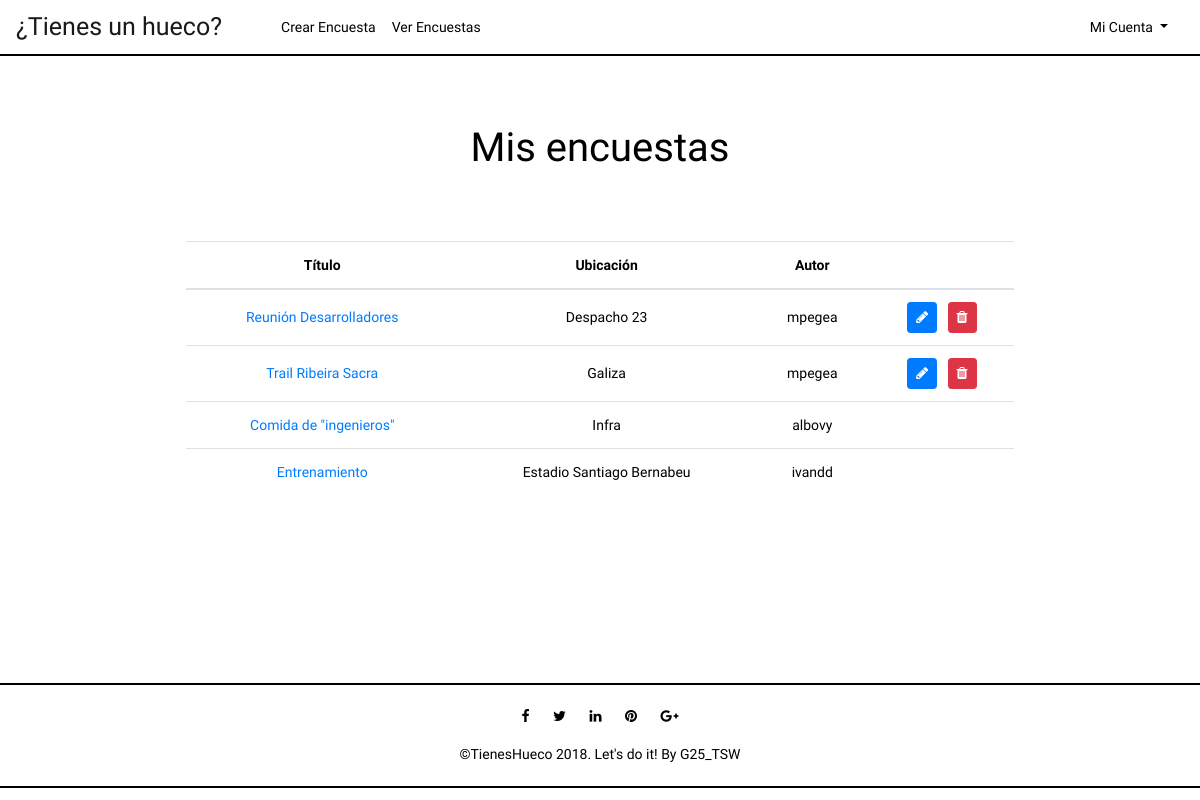
The app's page /index.php?controller=polls&action=index (signed in), older data.
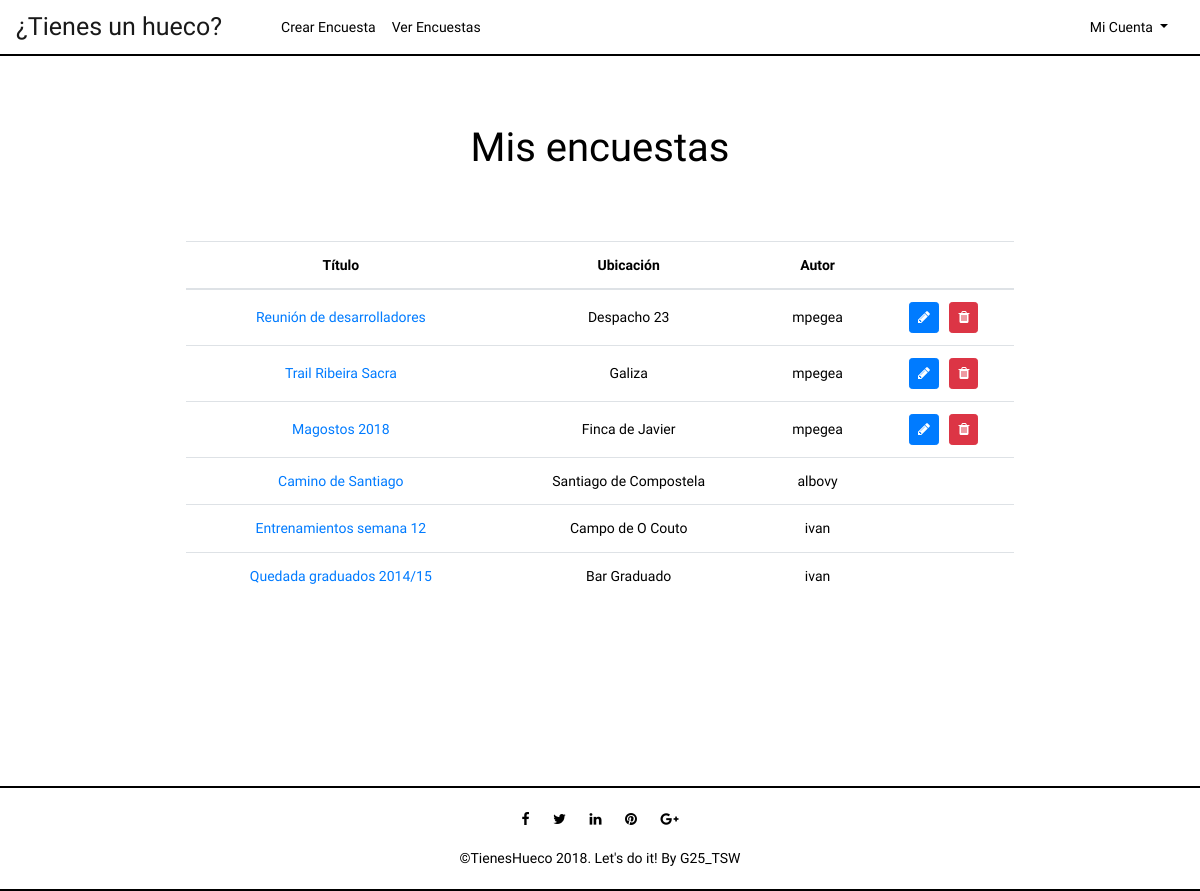
The same page, newer data.
### tables this page shows
CREATE TABLE IF NOT EXISTS POLL(
  id int AUTO_INCREMENT NOT NULL ,
  title varchar(225) NOT NULL,
  ubication varchar(225),
  author varchar(25) NOT NULL,
  link varchar(125) UNIQUE NOT NULL,
  PRIMARY KEY(id),
  FOREIGN KEY (author) REFERENCES USER (username) ON UPDATE CASCADE ON DELETE CASCADE
);

### core/ViewManager.php (called while the page is built, shortened)
<?php
class ViewManager {
	private $fragmentContents = array();
	private $variables = array();
	private $currentFragment = self::DEFAULT_FRAGMENT;
	private $layout = "default";
	private function saveCurrentFragment() {
		$this->fragmentContents[$this->currentFragment].=ob_get_contents();
	}
	public function moveToFragment($name) {
		$this->currentFragment = $name;
	}
	public function getFragment($fragment, $default="") {
		if (!isset($this->fragmentContents[$fragment])) {
			return $default;
		}
		return $this->fragmentContents[$fragment];
	}
	public function setVariable($varname, $value, $flash=false) {
		$this->variables[$varname] = $value;
	}
	public function getVariable($varname, $default=NULL) {
		if (!isset($this->variables[$varname])) {
			return $default;
		}
		return $this->variables[$varname];
	}
	public function render($controller, $viewname) {
		include(__DIR__."/../view/$controller/$viewname.php");
		$this->renderLayout();
	}
	private function renderLayout() {
		include(__DIR__."/../view/layouts/".$this->layout.".php");
	}
	private static $viewmanager_singleton = NULL;
	public static function getInstance() {
		if (self::$viewmanager_singleton == null) {
			self::$viewmanager_singleton = new ViewManager();
		}
		return self::$viewmanager_singleton;
	}
}

### controller/PollsController.php (called while the page is built, shortened)
<?php
require_once(__DIR__."/../model/Poll.php");
require_once(__DIR__."/../model/PollMapper.php");
require_once(__DIR__."/../model/User.php");
require_once(__DIR__."/../core/ViewManager.php");
class PollsController extends BaseController {
	private $pollMapper;
	public function __construct() {
		$this->pollMapper = new PollMapper();
	}
	public function index() {
		$polls = $this->pollMapper->findAll($_SESSION["currentuser"]);
		$this->view->setVariable("polls", $polls);
		$this->view->render("polls", "index");
	}
}

### index.php (called while the page is built, shortened)
<?php
function run() {
	try {
		$controller = loadController($_GET["controller"]);
		$actionName = $_GET["action"];
		$controller->$actionName();
	} catch(Exception $ex) {
		die("An exception occured!!!!!".$ex->getMessage());
	}
}
function loadController($controllerName) {
	return new $controllerClassName();
}
run();
?>

### core/I18n.php (called while the page is built, shortened)
<?php
class I18n {
	private $messages;
	public function setLanguage($language) {
		$this->messages = $i18n_messages;
	}
	public function i18n($key) {
		if (isset($this->messages[$key])){
			return $this->messages[$key];
		}else{
			return $key;
		}
	}
	private static $i18n_singleton = null;
	public static function getInstance() {
		if (self::$i18n_singleton == NULL) {
			self::$i18n_singleton = new I18n();
		}
		return self::$i18n_singleton;
	}
}
function i18n($key) {
	return I18n::getInstance()->i18n($key);
}

### model/Poll.php (called while the page is built, shortened)
<?php
class Poll {
	private $id;
	private $title;
	private $ubication;
	private $author;
	public function __construct($id=NULL, $title=NULL, $ubication=NULL, User $author=NULL, $link=NULL) {
		$this->id = $id;
		$this->title = $title;
		$this->ubication = $ubication;
		$this->author = $author;
	}
	public function getId() {
		return $this->id;
	}
	public function getTitle() {
		return $this->title;
	}
	public function getUbication() {
		return $this->ubication;
	}
	public function getAuthor() {
		return $this->author;
	}
}

### model/PollMapper.php (called while the page is built, shortened)
<?php
require_once(__DIR__."/../core/PDOConnection.php");
require_once(__DIR__."/../model/User.php");
require_once(__DIR__."/../model/Poll.php");
class PollMapper {
	private $db;
	public function __construct() {
		$this->db = PDOConnection::getInstance();
	}
	public function findAll($user) {
		$stmt = $this->db->query("SELECT DISTINCT poll.id, poll.title, poll.ubication, poll.author FROM poll, gap, user_selects_gap WHERE '$user' = poll.author OR user_selects_gap.username = '$user'");
		$polls_db = $stmt->fetchAll(PDO::FETCH_ASSOC);
		$polls = array();
		foreach ($polls_db as $poll) {
			$author = new User($poll["author"]);
			array_push($polls, new Poll($poll["id"], $poll["title"],  $poll["ubication"], $author));
		}
		return $polls;
	}
	 }

### core/PDOConnection.php (called while the page is built)
<?php
class PDOConnection {
	private static $dbhost = "127.0.0.1";
	private static $dbname = "tsw";
	private static $dbuser = "root";
	private static $dbpass = "";
	private static $db_singleton = null;
	public static function getInstance() {
		if (self::$db_singleton == null) {
			self::$db_singleton = new PDO(
			"mysql:host=".self::$dbhost.";dbname=".self::$dbname.";charset=utf8",
			self::$dbuser,
			self::$dbpass,
			array(
				PDO::ATTR_EMULATE_PREPARES => false,
				PDO::ATTR_ERRMODE => PDO::ERRMODE_EXCEPTION
			)
		);
	}
	return self::$db_singleton;
}
}
?>

### model/User.php (called while the page is built, shortened)
<?php
class User {
	private $username;
	public function __construct($username=NULL, $passwd=NULL) {
		$this->username = $username;
	}
	public function getUsername() {
		return $this->username;
	}
}

### view/polls/index.php (the view, shortened to what this page needs)
<?php
require_once(__DIR__."/../../core/ViewManager.php");
$view = ViewManager::getInstance();
$view->setVariable("title", i18n("My polls"));
$polls = $view->getVariable("polls");
$currentuser = $view->getVariable("currentusername");
?>
<div class="container">
    <div class="row center-row">
      <div class="col-lg-12 center-block">
			 <div id="subtitle">
         <h1><?= i18n("My polls")?></h1>
         </div>
           <div class="col-lg-12 center-block2">
            <table id="dataTable" class="table text-center">
               <thead>
                  <tr>
                     <th scope="col"><?= i18n("title")?></th>
                     <th scope="col"><?= i18n("ubication")?></th>
                     <th scope="col"><?= i18n("author")?></th>
                     <th scope="col"> </th>
							     </tr>
                   </thead>
                   <tbody>
                     <?php foreach ($polls as $poll): ?>
                       <tr>
                          <td>
                          <a href="index.php?controller=polls&action=view&poll= <?= $poll->getId() ?>"><?= htmlentities($poll->getTitle()) ?></a>
                          </td>
                          <td>
                            <?= htmlentities($poll->getUbication()) ?>
                          </td>
                          <td>
                            <?= htmlentities($poll->getAuthor()->getUsername()) ?>
                          </td>
                          <td>
                            <?php
                              if (isset($currentuser) && $currentuser == $poll->getAuthor()->getUsername()): ?>
                              <a href="index.php?controller=polls&action=edit&poll=<?= htmlentities($poll->getId())?>">
                                <span title="Edit" class="btn btn-primary btn-sm  fa fa-pencil"></a>&nbsp;&nbsp;
                                <i title="Delete" class="btn btn-danger btn-sm fa fa-trash" data-toggle="modal" data-target="#confirm-submit"></i>
                              <?php endif; ?>
                           </td>
                         </tr>
                       <?php endforeach; ?>
                     </tbody>
              </table>
           </div>
        </div>
    </div>
</div>

### view/layouts/default.php (shortened to what this page needs)
<?php
$view = ViewManager::getInstance();
?><!DOCTYPE html>
<html>
<head>
    <link rel="stylesheet" href="https://cdnjs.cloudflare.com/ajax/libs/font-awesome/4.7.0/css/font-awesome.min.css">
    <link rel="stylesheet" href="./styles/style.css">
</head>
<body onmouseover = "checkboxes('dataTable')">
    <header>
        <nav class="navbar navbar-expand-lg navbar-light">
            <a class="navbar-brand" href="index.php?controller=polls&action=index"><?= i18n("¿Tienes un hueco?")?></a>
            <div class="collapse navbar-collapse" id="navbarSupportedContent">
                <ul class="navbar-nav mr-auto">
                    <li class="nav-item">
                        <a class="nav-link" href="index.php?controller=polls&action=add"><?= i18n("AddPoll")?></a>
                    </li>
                    <li class="nav-item">
                        <a class="nav-link" href="index.php?controller=polls&action=index"><?= i18n("SeeMyPolls")?></a>
                    </li>
                </ul>
                <div class="nav-item dropdown">
                    <a class="nav-link dropdown-toggle" href="#" id="navbarDropdown" role="button" data-toggle="dropdown"
                        aria-haspopup="true" aria-expanded="false">
                        <?= i18n("MyAccount")?>
                    </a>
                </div>
            </div>
        </nav>
    </header>
	<main>
        <?= $view->getFragment(ViewManager::DEFAULT_FRAGMENT) ?>
    </main>
    <footer class="footer">
        <div class="container">
            <div class="sub-footer">
                <div class="row">
                    <div class="col-lg-12">
                        <ul class="social-network">
                            <li><a href="#" title="Facebook"><i class="fa fa-facebook fa-1x"></i></a></li>
                            <li><a href="#" title="Twitter"><i class="fa fa-twitter fa-1x"></i></a></li>
                            <li><a href="#" title="LinkedIn"><i class="fa fa-linkedin fa-1x"></i></a></li>
                            <li><a href="#" title="Pinterest"><i class="fa fa-pinterest fa-1x"></i></a></li>
                            <li><a href="#" title="Google Plus"><i class="fa fa-google-plus fa-1x"></i></a></li>
                        </ul>
                    </div>
                    <div class="col-lg-12">
                        <div class="copyright">
                            <span>&copy;TienesHueco 2018. Let's do it! By </span><a href="" target="_blank">G25_TSW</a>
                        </div>
                    </div>
                </div>
            </div>
        </div>
    </footer>
</body>
</html>

### styles/style.css (style rules this page uses)
body { font-family:'K2D','Open Sans', Arial, sans-serif; font-size:14px; font-weight:300; line-height:1.6em; color:#000; background-color:white; }
header { background-color: white; border-bottom: 2px solid black; }
.navbar-brand { font-size: 25px; }
.nav-link { padding-left:0; }
.navbar-brand { color: #000; }
.navbar-collapse { margin-left: 3%; }
.navbar-light .navbar-nav .nav-link { color: #000; }
#navbarDropdown { color: #000; margin-left: 10px; }
.container { margin: auto; }
.center-row { margin-left: auto; margin-right: auto; }
.center-block { float: none; background-color: white; margin-top: 3%; margin-bottom: 10%; margin-left: auto; margin-right: auto; border-radius: 5px; max-width: 80%; }
.center-block2 { margin: auto; margin-top: 5%; margin-bottom: 7%; overflow-x: auto; }
#subtitle { margin: auto; margin-top: 4%; font-size: 32px; text-align: center; margin-bottom: 8%; }
td { text-align: center; vertical-align: middle!important; }
.footer { bottom:0%; max-height: 50%; width: 100%; padding-top: 1.25rem; padding-bottom: 1.25rem; background-color: white; color: #000; text-align: center; border-top: 2px solid black; border-bottom: 2px solid black; }
ul.social-network { padding: 0; text-align:center; }
ul.social-network li { display:inline; margin: 0 10px; margin-top: 2%; color:#000; }
ul.social-network li a { color:#000; }
.copyright { text-align:center; color: #000; }
.copyright a { color:#000; }

Row changes from the older to the newer data that the page shows:
changed poll "Despacho 23": title "Reunión Desarrolladores" → "Reunión de desarrolladores"
added poll: title "Magostos 2018", ubication "Finca de Javier", author "mpegea"
changed poll "albovy": title "Comida de \"ingenieros\"" → "Camino de Santiago"; ubication "Infra" → "Santiago de Compostela"
changed poll: title "Entrenamiento" → "Entrenamientos semana 12"; ubication "Estadio Santiago Bernabeu" → "Campo de O Couto"; author "ivandd" → "ivan"
added poll: title "Quedada graduados 2014/15", ubication "Bar Graduado", author "ivan"
